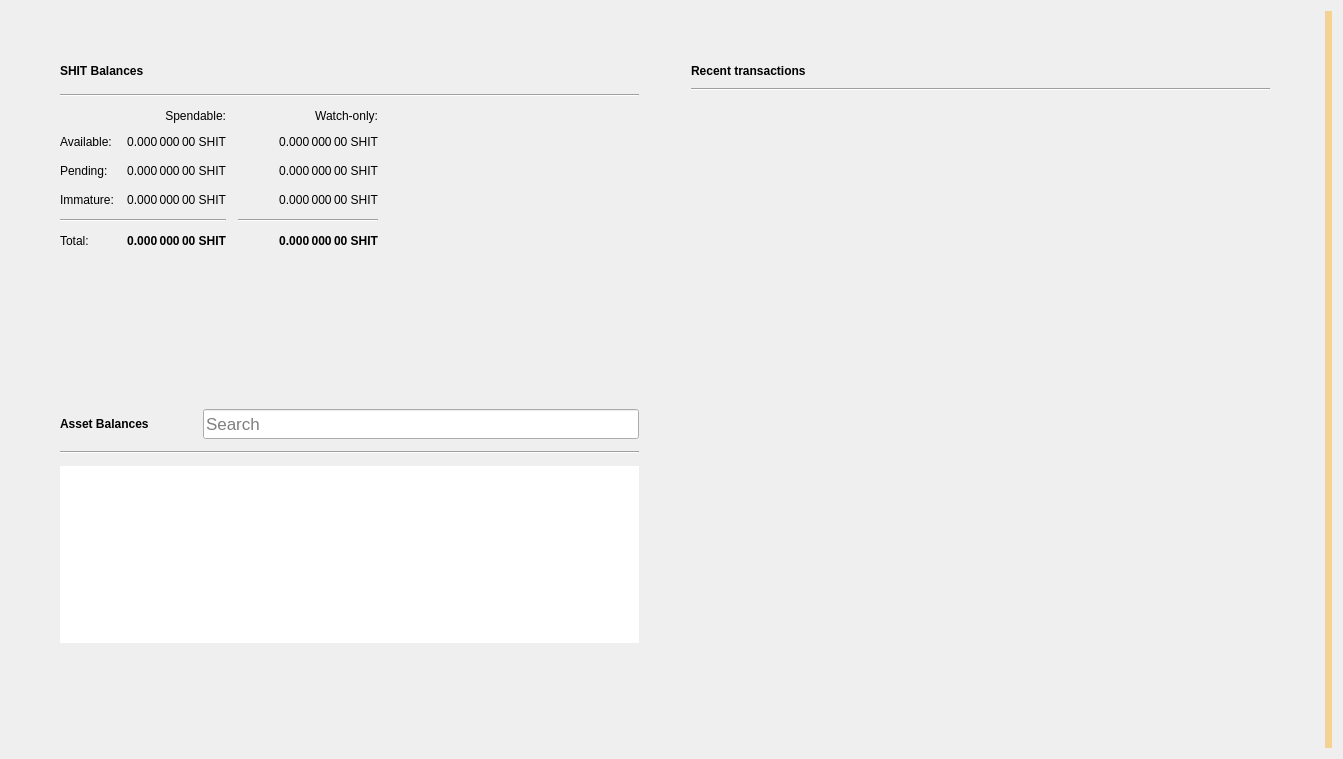
<?xml version="1.0" encoding="UTF-8"?>
<ui version="4.0">
 <class>OverviewPage</class>
 <widget class="QWidget" name="OverviewPage">
  <property name="geometry">
   <rect>
    <x>0</x>
    <y>0</y>
    <width>1343</width>
    <height>759</height>
   </rect>
  </property>
  <property name="windowTitle">
   <string>Form</string>
  </property>
  <property name="autoFillBackground">
   <bool>false</bool>
  </property>
  <layout class="QGridLayout" name="gridLayout_3">
   <item row="0" column="1">
    <layout class="QVBoxLayout" name="verticalLayout_7">
     <property name="spacing">
      <number>0</number>
     </property>
     <property name="leftMargin">
      <number>0</number>
     </property>
     <property name="topMargin">
      <number>0</number>
     </property>
     <property name="rightMargin">
      <number>0</number>
     </property>
     <property name="bottomMargin">
      <number>0</number>
     </property>
     <item>
      <layout class="QHBoxLayout" name="horizontalLayout" stretch="0,0">
       <property name="spacing">
        <number>34</number>
       </property>
       <property name="sizeConstraint">
        <enum>QLayout::SetMaximumSize</enum>
       </property>
       <property name="leftMargin">
        <number>40</number>
       </property>
       <property name="topMargin">
        <number>40</number>
       </property>
       <property name="rightMargin">
        <number>40</number>
       </property>
       <property name="bottomMargin">
        <number>40</number>
       </property>
       <item>
        <layout class="QVBoxLayout" name="verticalLayout_2">
         <property name="spacing">
          <number>34</number>
         </property>
         <property name="rightMargin">
          <number>0</number>
         </property>
         <item>
          <widget class="QFrame" name="frame">
           <property name="sizePolicy">
            <sizepolicy hsizetype="Preferred" vsizetype="Preferred">
             <horstretch>0</horstretch>
             <verstretch>0</verstretch>
            </sizepolicy>
           </property>
           <property name="frameShape">
            <enum>QFrame::NoFrame</enum>
           </property>
           <property name="frameShadow">
            <enum>QFrame::Raised</enum>
           </property>
           <property name="lineWidth">
            <number>10</number>
           </property>
           <layout class="QVBoxLayout" name="verticalLayout_4">
            <property name="spacing">
             <number>12</number>
            </property>
            <item>
             <layout class="QHBoxLayout" name="horizontalLayout_4">
              <item>
               <widget class="QLabel" name="rvnBalancesLabel">
                <property name="font">
                 <font>
                  <weight>75</weight>
                  <bold>true</bold>
                 </font>
                </property>
                <property name="text">
                 <string>SHIT Balances</string>
                </property>
               </widget>
              </item>
              <item>
               <widget class="QPushButton" name="labelWalletStatus">
                <property name="enabled">
                 <bool>true</bool>
                </property>
                <property name="maximumSize">
                 <size>
                  <width>30</width>
                  <height>16777215</height>
                 </size>
                </property>
                <property name="toolTip">
                 <string>The displayed information may be out of date. Your wallet automatically synchronizes with the Raven network after a connection is established, but this process has not completed yet.</string>
                </property>
                <property name="text">
                 <string/>
                </property>
                <property name="icon">
                 <iconset>
                  <normaloff>:/icons/warning</normaloff>
                  <disabledoff>:/icons/warning</disabledoff>:/icons/warning</iconset>
                </property>
                <property name="iconSize">
                 <size>
                  <width>24</width>
                  <height>24</height>
                 </size>
                </property>
                <property name="flat">
                 <bool>true</bool>
                </property>
               </widget>
              </item>
              <item>
               <spacer name="horizontalSpacer_3">
                <property name="orientation">
                 <enum>Qt::Horizontal</enum>
                </property>
                <property name="sizeHint" stdset="0">
                 <size>
                  <width>40</width>
                  <height>20</height>
                 </size>
                </property>
               </spacer>
              </item>
             </layout>
            </item>
            <item>
             <widget class="Line" name="line_2">
              <property name="orientation">
               <enum>Qt::Horizontal</enum>
              </property>
             </widget>
            </item>
            <item>
             <layout class="QGridLayout" name="gridLayout">
              <property name="spacing">
               <number>12</number>
              </property>
              <item row="3" column="2">
               <widget class="QLabel" name="labelWatchImmature">
                <property name="font">
                 <font>
                  <weight>50</weight>
                  <bold>false</bold>
                 </font>
                </property>
                <property name="cursor">
                 <cursorShape>IBeamCursor</cursorShape>
                </property>
                <property name="toolTip">
                 <string>Mined balance in watch-only addresses that has not yet matured</string>
                </property>
                <property name="text">
                 <string notr="true">0.000 000 00 SHIT</string>
                </property>
                <property name="alignment">
                 <set>Qt::AlignRight|Qt::AlignTrailing|Qt::AlignVCenter</set>
                </property>
                <property name="textInteractionFlags">
                 <set>Qt::LinksAccessibleByMouse|Qt::TextSelectableByKeyboard|Qt::TextSelectableByMouse</set>
                </property>
               </widget>
              </item>
              <item row="2" column="3">
               <spacer name="horizontalSpacer_2">
                <property name="orientation">
                 <enum>Qt::Horizontal</enum>
                </property>
                <property name="sizeHint" stdset="0">
                 <size>
                  <width>40</width>
                  <height>20</height>
                 </size>
                </property>
               </spacer>
              </item>
              <item row="1" column="0">
               <widget class="QLabel" name="labelBalanceText">
                <property name="text">
                 <string>Available:</string>
                </property>
               </widget>
              </item>
              <item row="1" column="2">
               <widget class="QLabel" name="labelWatchAvailable">
                <property name="font">
                 <font>
                  <weight>50</weight>
                  <bold>false</bold>
                 </font>
                </property>
                <property name="cursor">
                 <cursorShape>IBeamCursor</cursorShape>
                </property>
                <property name="toolTip">
                 <string>Your current balance in watch-only addresses</string>
                </property>
                <property name="text">
                 <string notr="true">0.000 000 00 SHIT</string>
                </property>
                <property name="alignment">
                 <set>Qt::AlignRight|Qt::AlignTrailing|Qt::AlignVCenter</set>
                </property>
                <property name="textInteractionFlags">
                 <set>Qt::LinksAccessibleByMouse|Qt::TextSelectableByKeyboard|Qt::TextSelectableByMouse</set>
                </property>
               </widget>
              </item>
              <item row="2" column="1">
               <widget class="QLabel" name="labelUnconfirmed">
                <property name="font">
                 <font>
                  <weight>50</weight>
                  <bold>false</bold>
                 </font>
                </property>
                <property name="cursor">
                 <cursorShape>IBeamCursor</cursorShape>
                </property>
                <property name="toolTip">
                 <string>Total of transactions that have yet to be confirmed, and do not yet count toward the spendable balance</string>
                </property>
                <property name="text">
                 <string notr="true">0.000 000 00 SHIT</string>
                </property>
                <property name="alignment">
                 <set>Qt::AlignRight|Qt::AlignTrailing|Qt::AlignVCenter</set>
                </property>
                <property name="textInteractionFlags">
                 <set>Qt::LinksAccessibleByMouse|Qt::TextSelectableByKeyboard|Qt::TextSelectableByMouse</set>
                </property>
               </widget>
              </item>
              <item row="4" column="2">
               <widget class="Line" name="lineWatchBalance">
                <property name="sizePolicy">
                 <sizepolicy hsizetype="Preferred" vsizetype="Fixed">
                  <horstretch>0</horstretch>
                  <verstretch>0</verstretch>
                 </sizepolicy>
                </property>
                <property name="minimumSize">
                 <size>
                  <width>140</width>
                  <height>0</height>
                 </size>
                </property>
                <property name="orientation">
                 <enum>Qt::Horizontal</enum>
                </property>
               </widget>
              </item>
              <item row="0" column="1">
               <widget class="QLabel" name="labelSpendable">
                <property name="text">
                 <string>Spendable:</string>
                </property>
                <property name="alignment">
                 <set>Qt::AlignRight|Qt::AlignTrailing|Qt::AlignVCenter</set>
                </property>
               </widget>
              </item>
              <item row="3" column="0">
               <widget class="QLabel" name="labelImmatureText">
                <property name="text">
                 <string>Immature:</string>
                </property>
               </widget>
              </item>
              <item row="5" column="2">
               <widget class="QLabel" name="labelWatchTotal">
                <property name="font">
                 <font>
                  <weight>75</weight>
                  <bold>true</bold>
                 </font>
                </property>
                <property name="cursor">
                 <cursorShape>IBeamCursor</cursorShape>
                </property>
                <property name="toolTip">
                 <string>Current total balance in watch-only addresses</string>
                </property>
                <property name="text">
                 <string notr="true">0.000 000 00 SHIT</string>
                </property>
                <property name="alignment">
                 <set>Qt::AlignRight|Qt::AlignTrailing|Qt::AlignVCenter</set>
                </property>
                <property name="textInteractionFlags">
                 <set>Qt::LinksAccessibleByMouse|Qt::TextSelectableByKeyboard|Qt::TextSelectableByMouse</set>
                </property>
               </widget>
              </item>
              <item row="4" column="0" colspan="2">
               <widget class="Line" name="line">
                <property name="orientation">
                 <enum>Qt::Horizontal</enum>
                </property>
               </widget>
              </item>
              <item row="0" column="2">
               <widget class="QLabel" name="labelWatchonly">
                <property name="text">
                 <string>Watch-only:</string>
                </property>
                <property name="alignment">
                 <set>Qt::AlignRight|Qt::AlignTrailing|Qt::AlignVCenter</set>
                </property>
               </widget>
              </item>
              <item row="5" column="1">
               <widget class="QLabel" name="labelTotal">
                <property name="font">
                 <font>
                  <weight>75</weight>
                  <bold>true</bold>
                 </font>
                </property>
                <property name="cursor">
                 <cursorShape>IBeamCursor</cursorShape>
                </property>
                <property name="toolTip">
                 <string>Your current total balance</string>
                </property>
                <property name="text">
                 <string notr="true">0.000 000 00 SHIT</string>
                </property>
                <property name="alignment">
                 <set>Qt::AlignRight|Qt::AlignTrailing|Qt::AlignVCenter</set>
                </property>
                <property name="textInteractionFlags">
                 <set>Qt::LinksAccessibleByMouse|Qt::TextSelectableByKeyboard|Qt::TextSelectableByMouse</set>
                </property>
               </widget>
              </item>
              <item row="1" column="1">
               <widget class="QLabel" name="labelBalance">
                <property name="font">
                 <font>
                  <weight>50</weight>
                  <bold>false</bold>
                 </font>
                </property>
                <property name="cursor">
                 <cursorShape>IBeamCursor</cursorShape>
                </property>
                <property name="toolTip">
                 <string>Your current spendable balance</string>
                </property>
                <property name="text">
                 <string notr="true">0.000 000 00 SHIT</string>
                </property>
                <property name="alignment">
                 <set>Qt::AlignRight|Qt::AlignTrailing|Qt::AlignVCenter</set>
                </property>
                <property name="textInteractionFlags">
                 <set>Qt::LinksAccessibleByMouse|Qt::TextSelectableByKeyboard|Qt::TextSelectableByMouse</set>
                </property>
               </widget>
              </item>
              <item row="2" column="0">
               <widget class="QLabel" name="labelPendingText">
                <property name="text">
                 <string>Pending:</string>
                </property>
               </widget>
              </item>
              <item row="5" column="0">
               <widget class="QLabel" name="labelTotalText">
                <property name="text">
                 <string>Total:</string>
                </property>
               </widget>
              </item>
              <item row="3" column="1">
               <widget class="QLabel" name="labelImmature">
                <property name="font">
                 <font>
                  <weight>50</weight>
                  <bold>false</bold>
                 </font>
                </property>
                <property name="cursor">
                 <cursorShape>IBeamCursor</cursorShape>
                </property>
                <property name="toolTip">
                 <string>Mined balance that has not yet matured</string>
                </property>
                <property name="text">
                 <string notr="true">0.000 000 00 SHIT</string>
                </property>
                <property name="alignment">
                 <set>Qt::AlignRight|Qt::AlignTrailing|Qt::AlignVCenter</set>
                </property>
                <property name="textInteractionFlags">
                 <set>Qt::LinksAccessibleByMouse|Qt::TextSelectableByKeyboard|Qt::TextSelectableByMouse</set>
                </property>
               </widget>
              </item>
              <item row="2" column="2">
               <widget class="QLabel" name="labelWatchPending">
                <property name="font">
                 <font>
                  <weight>50</weight>
                  <bold>false</bold>
                 </font>
                </property>
                <property name="cursor">
                 <cursorShape>IBeamCursor</cursorShape>
                </property>
                <property name="toolTip">
                 <string>Unconfirmed transactions to watch-only addresses</string>
                </property>
                <property name="text">
                 <string notr="true">0.000 000 00 SHIT</string>
                </property>
                <property name="alignment">
                 <set>Qt::AlignRight|Qt::AlignTrailing|Qt::AlignVCenter</set>
                </property>
                <property name="textInteractionFlags">
                 <set>Qt::LinksAccessibleByMouse|Qt::TextSelectableByKeyboard|Qt::TextSelectableByMouse</set>
                </property>
               </widget>
              </item>
             </layout>
            </item>
           </layout>
          </widget>
         </item>
         <item>
          <widget class="QWidget" name="assetVerticalSpaceWidget2" native="true">
           <property name="autoFillBackground">
            <bool>false</bool>
           </property>
           <layout class="QVBoxLayout" name="verticalLayout_6">
            <item>
             <spacer name="verticalSpacer_4">
              <property name="orientation">
               <enum>Qt::Vertical</enum>
              </property>
              <property name="sizeHint" stdset="0">
               <size>
                <width>20</width>
                <height>87</height>
               </size>
              </property>
             </spacer>
            </item>
           </layout>
          </widget>
         </item>
         <item>
          <widget class="QFrame" name="assetFrame">
           <property name="autoFillBackground">
            <bool>true</bool>
           </property>
           <property name="frameShape">
            <enum>QFrame::NoFrame</enum>
           </property>
           <property name="frameShadow">
            <enum>QFrame::Plain</enum>
           </property>
           <property name="lineWidth">
            <number>0</number>
           </property>
           <layout class="QVBoxLayout" name="verticalLayout_5">
            <property name="spacing">
             <number>12</number>
            </property>
            <item>
             <layout class="QHBoxLayout" name="assetBalanceHorizontalLayout">
              <item alignment="Qt::AlignVCenter">
               <widget class="QLabel" name="assetBalanceLabel">
                <property name="font">
                 <font>
                  <weight>75</weight>
                  <bold>true</bold>
                 </font>
                </property>
                <property name="text">
                 <string>Asset Balances</string>
                </property>
               </widget>
              </item>
              <item>
               <widget class="QPushButton" name="labelAssetStatus">
                <property name="enabled">
                 <bool>true</bool>
                </property>
                <property name="maximumSize">
                 <size>
                  <width>30</width>
                  <height>16777215</height>
                 </size>
                </property>
                <property name="toolTip">
                 <string>The displayed information may be out of date. Your wallet automatically synchronizes with the Raven network after a connection is established, but this process has not completed yet.</string>
                </property>
                <property name="text">
                 <string/>
                </property>
                <property name="icon">
                 <iconset>
                  <normaloff>:/icons/warning</normaloff>
                  <disabledoff>:/icons/warning</disabledoff>:/icons/warning</iconset>
                </property>
                <property name="iconSize">
                 <size>
                  <width>24</width>
                  <height>24</height>
                 </size>
                </property>
                <property name="flat">
                 <bool>true</bool>
                </property>
               </widget>
              </item>
              <item alignment="Qt::AlignBottom">
               <widget class="QLineEdit" name="assetSearch">
                <property name="sizePolicy">
                 <sizepolicy hsizetype="Expanding" vsizetype="Preferred">
                  <horstretch>0</horstretch>
                  <verstretch>0</verstretch>
                 </sizepolicy>
                </property>
                <property name="minimumSize">
                 <size>
                  <width>0</width>
                  <height>30</height>
                 </size>
                </property>
                <property name="maximumSize">
                 <size>
                  <width>16777215</width>
                  <height>30</height>
                 </size>
                </property>
                <property name="sizeIncrement">
                 <size>
                  <width>0</width>
                  <height>0</height>
                 </size>
                </property>
                <property name="baseSize">
                 <size>
                  <width>0</width>
                  <height>0</height>
                 </size>
                </property>
                <property name="font">
                 <font>
                  <pointsize>13</pointsize>
                 </font>
                </property>
                <property name="maxLength">
                 <number>32</number>
                </property>
                <property name="frame">
                 <bool>true</bool>
                </property>
                <property name="alignment">
                 <set>Qt::AlignLeading|Qt::AlignLeft|Qt::AlignVCenter</set>
                </property>
                <property name="placeholderText">
                 <string>Search</string>
                </property>
                <property name="clearButtonEnabled">
                 <bool>true</bool>
                </property>
               </widget>
              </item>
             </layout>
            </item>
            <item>
             <widget class="Line" name="assetBalanceLine">
              <property name="orientation">
               <enum>Qt::Horizontal</enum>
              </property>
             </widget>
            </item>
            <item>
             <widget class="QListView" name="listAssets">
              <property name="frameShape">
               <enum>QFrame::NoFrame</enum>
              </property>
              <property name="lineWidth">
               <number>0</number>
              </property>
              <property name="verticalScrollMode">
               <enum>QAbstractItemView::ScrollPerItem</enum>
              </property>
             </widget>
            </item>
            <item>
             <widget class="QWidget" name="assetVerticalSpaceWidget" native="true">
              <property name="autoFillBackground">
               <bool>false</bool>
              </property>
              <layout class="QVBoxLayout" name="verticalLayout">
               <item>
                <spacer name="verticalSpacer_3">
                 <property name="orientation">
                  <enum>Qt::Vertical</enum>
                 </property>
                 <property name="sizeHint" stdset="0">
                  <size>
                   <width>20</width>
                   <height>40</height>
                  </size>
                 </property>
                </spacer>
               </item>
              </layout>
             </widget>
            </item>
           </layout>
          </widget>
         </item>
        </layout>
       </item>
       <item>
        <layout class="QVBoxLayout" name="verticalLayout_3">
         <property name="spacing">
          <number>34</number>
         </property>
         <property name="leftMargin">
          <number>0</number>
         </property>
         <item>
          <widget class="QFrame" name="frame_2">
           <property name="sizePolicy">
            <sizepolicy hsizetype="Preferred" vsizetype="Fixed">
             <horstretch>0</horstretch>
             <verstretch>0</verstretch>
            </sizepolicy>
           </property>
           <property name="frameShape">
            <enum>QFrame::NoFrame</enum>
           </property>
           <property name="frameShadow">
            <enum>QFrame::Plain</enum>
           </property>
           <property name="lineWidth">
            <number>0</number>
           </property>
           <layout class="QGridLayout" name="gridLayout_2">
            <property name="horizontalSpacing">
             <number>12</number>
            </property>
            <item row="0" column="0">
             <layout class="QHBoxLayout" name="horizontalLayout_2">
              <item>
               <widget class="QLabel" name="recentTransactionsLabel">
                <property name="font">
                 <font>
                  <weight>75</weight>
                  <bold>true</bold>
                 </font>
                </property>
                <property name="text">
                 <string>Recent transactions</string>
                </property>
               </widget>
              </item>
              <item>
               <widget class="QPushButton" name="labelTransactionsStatus">
                <property name="enabled">
                 <bool>true</bool>
                </property>
                <property name="maximumSize">
                 <size>
                  <width>30</width>
                  <height>16777215</height>
                 </size>
                </property>
                <property name="toolTip">
                 <string>The displayed information may be out of date. Your wallet automatically synchronizes with the Raven network after a connection is established, but this process has not completed yet.</string>
                </property>
                <property name="text">
                 <string/>
                </property>
                <property name="icon">
                 <iconset>
                  <normaloff>:/icons/warning</normaloff>
                  <disabledoff>:/icons/warning</disabledoff>:/icons/warning</iconset>
                </property>
                <property name="iconSize">
                 <size>
                  <width>24</width>
                  <height>24</height>
                 </size>
                </property>
                <property name="flat">
                 <bool>true</bool>
                </property>
               </widget>
              </item>
              <item>
               <spacer name="horizontalSpacer">
                <property name="orientation">
                 <enum>Qt::Horizontal</enum>
                </property>
                <property name="sizeHint" stdset="0">
                 <size>
                  <width>40</width>
                  <height>20</height>
                 </size>
                </property>
               </spacer>
              </item>
             </layout>
            </item>
            <item row="2" column="0">
             <widget class="QListView" name="listTransactions">
              <property name="styleSheet">
               <string notr="true">QListView { background: transparent; }</string>
              </property>
              <property name="frameShape">
               <enum>QFrame::NoFrame</enum>
              </property>
              <property name="verticalScrollBarPolicy">
               <enum>Qt::ScrollBarAlwaysOff</enum>
              </property>
              <property name="horizontalScrollBarPolicy">
               <enum>Qt::ScrollBarAlwaysOff</enum>
              </property>
              <property name="selectionMode">
               <enum>QAbstractItemView::NoSelection</enum>
              </property>
             </widget>
            </item>
            <item row="1" column="0">
             <widget class="Line" name="line_3">
              <property name="orientation">
               <enum>Qt::Horizontal</enum>
              </property>
             </widget>
            </item>
           </layout>
          </widget>
         </item>
         <item>
          <spacer name="verticalSpacer_2">
           <property name="orientation">
            <enum>Qt::Vertical</enum>
           </property>
           <property name="sizeHint" stdset="0">
            <size>
             <width>20</width>
             <height>40</height>
            </size>
           </property>
          </spacer>
         </item>
        </layout>
       </item>
      </layout>
     </item>
    </layout>
   </item>
   <item row="0" column="3">
    <widget class="QLabel" name="labelAlerts">
     <property name="visible">
      <bool>true</bool>
     </property>
     <property name="styleSheet">
      <string notr="true">QLabel { background-color: qlineargradient(x1: 0, y1: 0, x2: 1, y2: 0, stop:0 #F0D0A0, stop:1 #F8D488); color:#000000; }</string>
     </property>
     <property name="wordWrap">
      <bool>true</bool>
     </property>
     <property name="margin">
      <number>3</number>
     </property>
     <property name="textInteractionFlags">
      <set>Qt::TextSelectableByMouse</set>
     </property>
    </widget>
   </item>
  </layout>
 </widget>
 <resources/>
 <connections/>
</ui>
